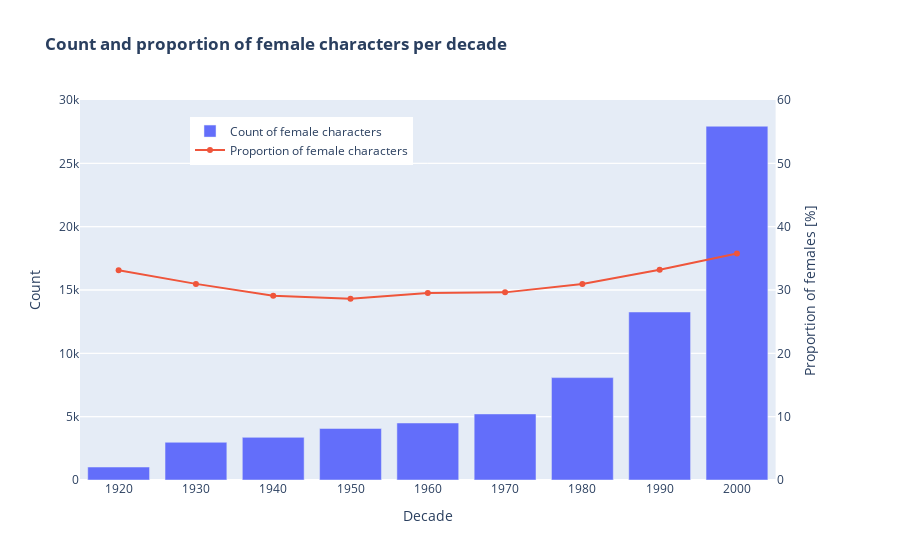

Notebook source saved alongside this figure:
### Markdown cell above
After observing the number of men and women per decade to observe distribution, it makes sense to focus on relative distribution, as it is not easily readable in the above plots. Thus, we plotted the proportion of female characters together with the their counts in the film industry.

### Code cell
# Count male and female characters per decade across all movies
gender_count_perdecade = charadata_filtered.groupby('decade').apply(lambda x : pd.Series({'M' : x[x.actor_gender == 'M'].shape[0], 
                                                                                       'F' : x[x.actor_gender == 'F'].shape[0]}))
gender_count_perdecade['proportion_f'] = gender_count_perdecade.F * 100 / (gender_count_perdecade.M + gender_count_perdecade.F)
gender_count_perdecade.reset_index(inplace = True)
gender_count_perdecade.sort_values(by = "decade", inplace = True)

# Create figure with secondary y-axis
fig = make_subplots(specs=[[{"secondary_y": True}]])

# Add traces
fig.add_trace(go.Bar(name = 'Count of female characters', x = gender_count_perdecade['decade'], y = gender_count_perdecade['F']),
    secondary_y = False,
)
fig.add_trace(go.Scatter(name = 'Proportion of female characters', x=gender_count_perdecade['decade'], y=gender_count_perdecade['proportion_f']),
    secondary_y = True,
)


# Add figure title
fig.update_layout(
    title_text="<b>Count and proportion of female characters per decade",
    legend=dict(
        yanchor="bottom",
        y=.83,
        xanchor="right",
        x=0.45
    )
)

# Set x-axis title
fig.update_xaxes(title_text="Decade")

# Set y-axes titles
fig.update_yaxes(range=[0,60],title_text="Proportion of females [%]", secondary_y=True)
fig.update_yaxes(range=[0,30000], title_text="Count", secondary_y=False)

fig.show()


FIG_NAME = 'Count_proportion_general.svg'
pio.write_image(fig, file = JPEG_PATH + FIG_NAME, format="svg")

### Figure 1 — Plotly figure (JSON) as saved in the notebook; plotly's stock layout.template omitted (floating-point values rounded to 4 significant figures)
{"data": [{"name": "Count of female characters", "type": "bar", "x": [1920, 1930, 1940, 1950, 1960, 1970, 1980, 1990, 2000], "xaxis": "x", "y": [1024, 2979, 3367, 4069, 4501, 5216, 8083, 13264, 27929], "yaxis": "y"}, {"name": "Proportion of female characters", "type": "scatter", "x": [1920, 1930, 1940, 1950, 1960, 1970, 1980, 1990, 2000], "xaxis": "x", "y": [33.12, 30.97, 29.08, 28.62, 29.52, 29.63, 30.94, 33.2, 35.76], "yaxis": "y2"}], "layout": {"legend": {"x": 0.45, "xanchor": "right", "y": 0.83, "yanchor": "bottom"}, "title": {"text": "<b>Count and proportion of female characters per decade"}, "xaxis": {"anchor": "y", "domain": [0, 0.94], "title": {"text": "Decade"}}, "yaxis": {"anchor": "x", "domain": [0, 1], "range": [0, 30000], "title": {"text": "Count"}}, "yaxis2": {"anchor": "x", "overlaying": "y", "range": [0, 60], "side": "right", "title": {"text": "Proportion of females [%]"}}}}
